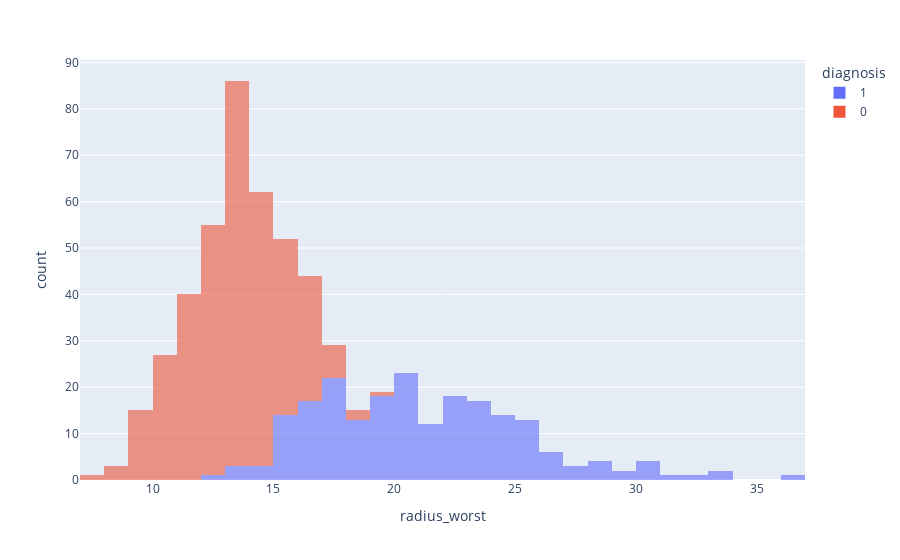

The cell this chart's notebook holds for it:
### Code cell
px.histogram(df, x="radius_worst", color="diagnosis", opacity=0.6, nbins=30)

### Figure 1 — Plotly figure (JSON) as saved in the notebook; plotly's stock layout.template omitted (floating-point values rounded to 4 significant figures; data arrays with more than 128 entries replaced by an {"elided": "..."} marker saying what was removed)
{"data": [{"bingroup": "x", "hovertemplate": "diagnosis=1<br>radius_worst=%{x}<br>count=%{y}<extra></extra>", "legendgroup": "1", "marker": {"color": "#636efa", "opacity": 0.6, "pattern": {"shape": ""}}, "name": "1", "nbinsx": 30, "orientation": "v", "showlegend": true, "type": "histogram", "x": {"elided": "212 float values"}, "xaxis": "x", "yaxis": "y"}, {"bingroup": "x", "hovertemplate": "diagnosis=0<br>radius_worst=%{x}<br>count=%{y}<extra></extra>", "legendgroup": "0", "marker": {"color": "#EF553B", "opacity": 0.6, "pattern": {"shape": ""}}, "name": "0", "nbinsx": 30, "orientation": "v", "showlegend": true, "type": "histogram", "x": {"elided": "357 float values"}, "xaxis": "x", "yaxis": "y"}], "layout": {"barmode": "relative", "legend": {"title": {"text": "diagnosis"}, "tracegroupgap": 0}, "margin": {"t": 60}, "xaxis": {"anchor": "y", "domain": [0, 1], "title": {"text": "radius_worst"}}, "yaxis": {"anchor": "x", "domain": [0, 1], "title": {"text": "count"}}}}
